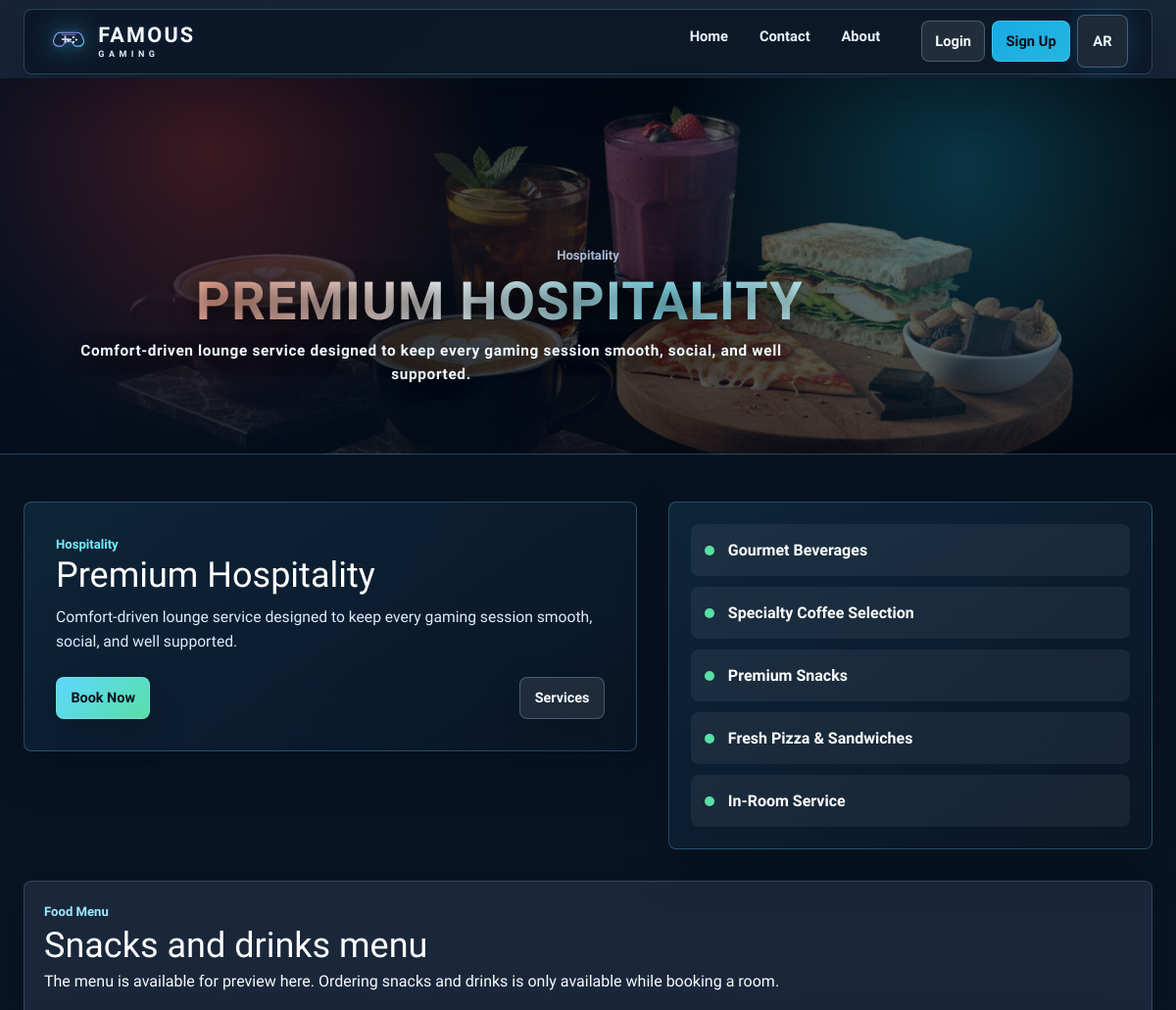
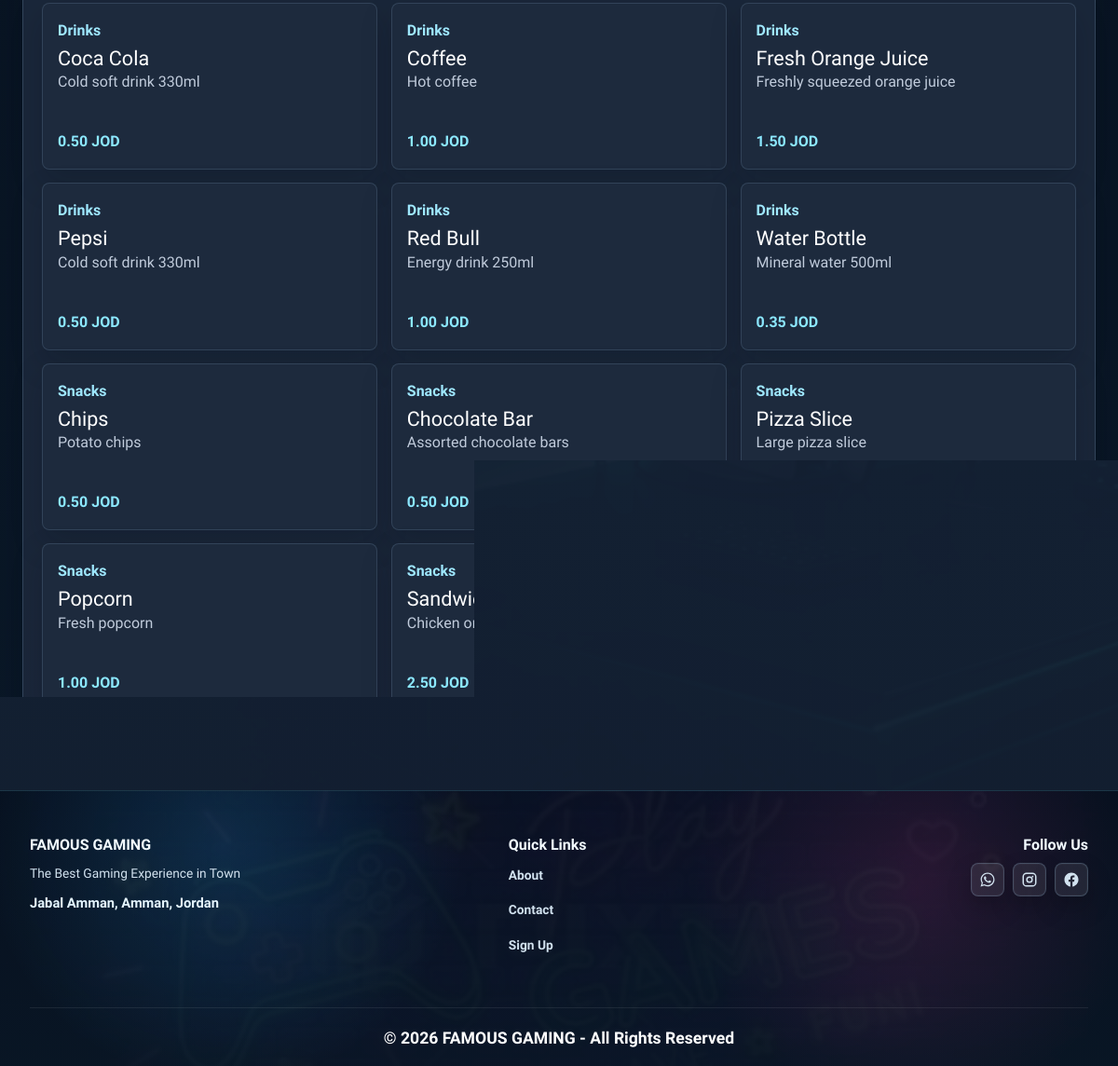
/general/service_hospitality.php, run on the app's committed database (2 pictures, top to bottom).
### tables this page shows
CREATE TABLE menu_items (
    id INT PRIMARY KEY AUTO_INCREMENT,
    item_name VARCHAR(100) NOT NULL,
    item_category VARCHAR(50) NOT NULL,
    item_price DECIMAL(10,2) NOT NULL,
    item_description TEXT,
    is_available BOOLEAN NOT NULL DEFAULT TRUE,
    created_at TIMESTAMP DEFAULT CURRENT_TIMESTAMP,
    updated_at TIMESTAMP DEFAULT CURRENT_TIMESTAMP ON UPDATE CURRENT_TIMESTAMP
);

### includes/config.php (called while the page is built, shortened)
<?php
if (!function_exists('site_url')) {
    function site_url($path = '') {
        $base = defined('SITE_BASE_PATH') ? SITE_BASE_PATH : '';
        $path = ltrim((string)$path, '/');
        return rtrim($base, '/') . ($path !== '' ? '/' . $path : '/');
    }
}
require_once __DIR__ . '/lang.php';
?>

### includes/lang.php (called while the page is built, shortened)
<?php
function site_language() {
    return $_SESSION['site_language'] ?? SITE_DEFAULT_LANGUAGE;
}
function t($key, $replacements = [], $fallback = null) {
    $language = site_language();
    $text = $translations[$language][$key] ?? $translations[SITE_DEFAULT_LANGUAGE][$key] ?? ($fallback ?? $key);
    return $text;
}
function translated_menu_category_label($category) {
    $map = [
        'Drinks' => 'admin_category_drinks',
        'Snacks' => 'admin_category_snacks',
        'Services' => 'nav_services'
    ];
    return isset($map[$category]) ? t($map[$category]) : $category;
}

### general/service_hospitality.php (the view, shortened to what this page needs)
<?php
require_once dirname(__DIR__) . '/includes/config.php';
require_once dirname(__DIR__) . '/includes/functions.php';
$items = [
    t('services_hospitality_item_1'),
    t('services_hospitality_item_2'),
    t('services_hospitality_item_3'),
    t('services_hospitality_item_4'),
    t('services_hospitality_item_5')
];
$menu_items = [];
$menu_result = mysqli_query($conn, "SELECT item_name, item_category, item_price, item_description FROM menu_items WHERE is_available = 1 AND item_category IN ('Drinks', 'Snacks') ORDER BY item_category, item_name");
if ($menu_result) {
    $menu_items = mysqli_fetch_all($menu_result, MYSQLI_ASSOC);
}
include dirname(__DIR__) . '/includes/header.php';
?>
<main class="service-detail-page">
    <section class="hero arena-page-hero service-detail-hero" style="--page-hero-image: url('<?php echo htmlspecialchars(site_url('images/service-food.png'), ENT_QUOTES, 'UTF-8'); ?>');">
        <div class="container">
            <span class="ticket-label"><?php echo t('services_hospitality_type'); ?></span>
            <h1><?php echo t('services_hospitality_title'); ?></h1>
            <p><?php echo t('services_hospitality_desc'); ?></p>
        </div>
    </section>
    <section class="content service-detail-content">
        <div class="container">
            <div class="service-detail-layout">
                <div class="service-detail-copy">
                    <span class="ticket-label"><?php echo t('services_hospitality_type'); ?></span>
                    <h2><?php echo t('services_hospitality_title'); ?></h2>
                    <p><?php echo t('services_hospitality_desc'); ?></p>
                    <div class="booking-ticket-actions">
                        <a href="<?php echo htmlspecialchars(site_url('user/booking.php'), ENT_QUOTES, 'UTF-8'); ?>" class="btn"><?php echo t('nav_book_now'); ?></a>
                        <a href="<?php echo htmlspecialchars(site_url('general/services.php'), ENT_QUOTES, 'UTF-8'); ?>" class="btn payment-secondary-btn"><?php echo t('nav_services'); ?></a>
                    </div>
                </div>
                <div class="service-detail-list-card">
                    <?php foreach ($items as $item): ?>
                        <div class="service-detail-list-item">
                            <span></span>
                            <strong><?php echo $item; ?></strong>
                        </div>
                    <?php endforeach; ?>
                </div>
            </div>
            <div class="service-menu-section service-detail-menu-preview">
                <div class="home-section-heading">
                    <span class="ticket-label"><?php echo t('services_menu_title'); ?></span>
                    <h2><?php echo t('home_menu_preview_title'); ?></h2>
                    <p><?php echo t('service_menu_booking_only'); ?></p>
                </div>
                <?php if (!empty($menu_items)): ?>
                    <div class="service-menu-grid">
                        <?php foreach ($menu_items as $item): ?>
                            <div class="service-menu-item">
                                <span><?php echo htmlspecialchars(translated_menu_category_label($item['item_category'])); ?></span>
                                <h3><?php echo htmlspecialchars($item['item_name']); ?></h3>
                                <p><?php echo htmlspecialchars($item['item_description']); ?></p>
                                <strong><?php echo number_format((float)$item['item_price'], 2); ?> JOD</strong>
                            </div>
                        <?php endforeach; ?>
                    </div>
                <?php else: ?>
                    <div class="home-no-rooms"><?php echo t('booking_addons_empty'); ?></div>
                <?php endif; ?>
            </div>
        </div>
    </section>
</main>
<?php
include dirname(__DIR__) . '/includes/footer.php';
?>

### data on the page
menu_items: item_name "Coca Cola", item_description "Cold soft drink 330ml", item_price "0.50"
menu_items: item_name "Coffee", item_description "Hot coffee", item_price "1.00"
menu_items: item_name "Fresh Orange Juice", item_description "Freshly squeezed orange juice", item_price "1.50"
menu_items: item_name "Pepsi", item_description "Cold soft drink 330ml", item_price "0.50"
menu_items: item_name "Red Bull", item_description "Energy drink 250ml", item_price "1.00"
menu_items: item_name "Water Bottle", item_description "Mineral water 500ml", item_price "0.35"
menu_items: item_name "Chips", item_description "Potato chips", item_price "0.50"
menu_items: item_name "Chocolate Bar", item_description "Assorted chocolate bars", item_price "0.50"
menu_items: item_name "Pizza Slice", item_description "Large pizza slice"
menu_items: item_name "Popcorn", item_description "Fresh popcorn", item_price "1.00"
menu_items: item_name "Sandwich", item_description "Chicken or cheese sandwich", item_price "2.50"

### other printed values
t('nav_home') "Home"
t('nav_contact') "Contact"
t('nav_about') "About"
t('nav_login') "Login"
t('nav_register') "Sign Up"
$language_toggle_label "AR"
t('services_hospitality_type') "Hospitality"
t('services_hospitality_title') "PREMIUM HOSPITALITY"
t('services_hospitality_desc') "Comfort-driven lounge service designed to keep every gaming session smooth, social, and well supported."
t('services_hospitality_title') "Premium Hospitality"
t('nav_book_now') "Book Now"
t('nav_services') "Services"
$item "Gourmet Beverages"
$item "Specialty Coffee Selection"
$item "Premium Snacks"
